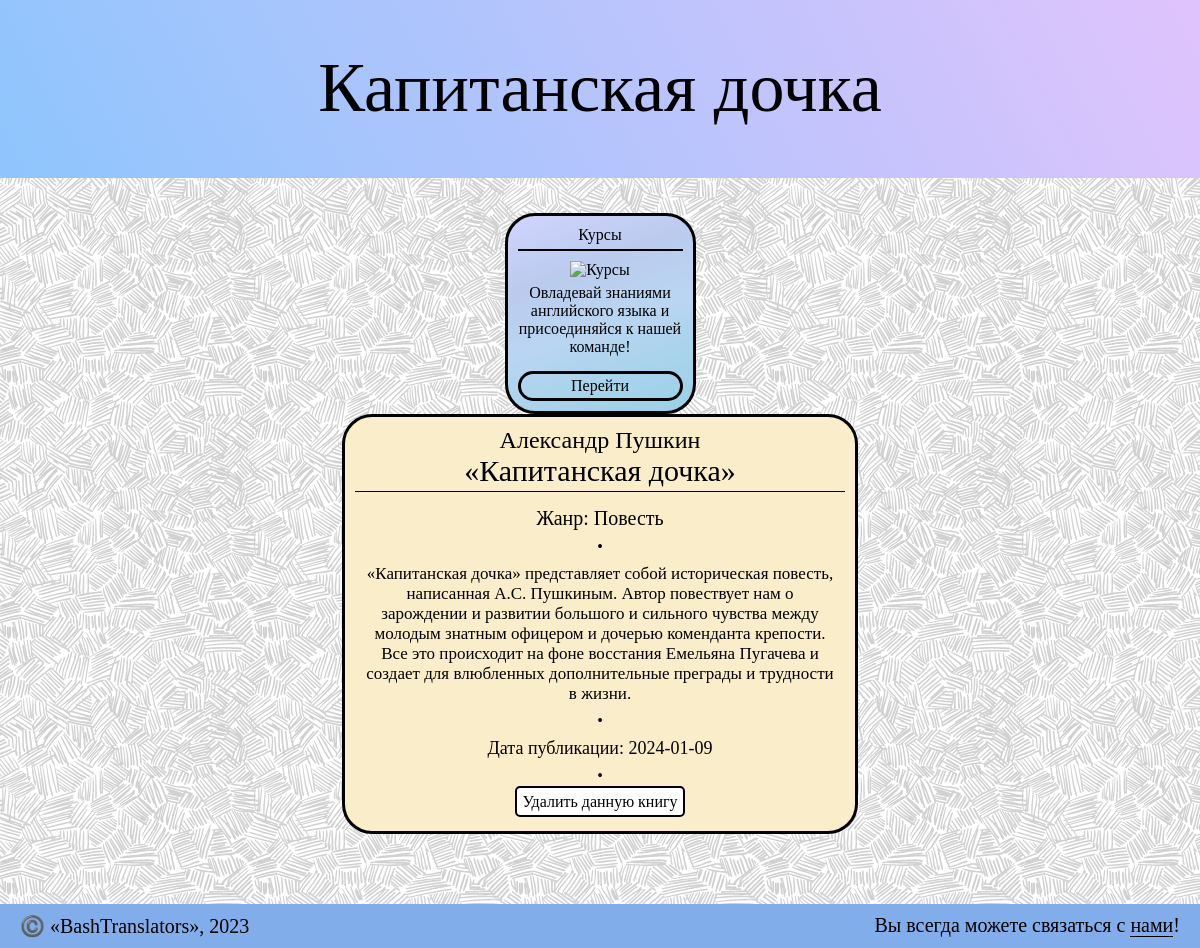
The app's page /book-list/12 with its own data.
### app.py (models this page shows)
class Book(db.Model):
    id = db.Column(db.Integer, primary_key=True)
    author_id = db.Column(db.Integer, db.ForeignKey('author.id'))
    book_name = db.Column(db.String(100), nullable=False)
    genre_id = db.Column(db.Integer, db.ForeignKey('genre.id'))
    book_text = db.Column(db.Text, nullable=False)
    book_release_date = db.Column(db.DateTime, default=datetime.utcnow)

class Author(db.Model):
    id = db.Column(db.Integer, primary_key=True)
    name = db.Column(db.String(50), nullable=False)
    books = db.relationship('Book', backref='author')

class Genre(db.Model):
    id = db.Column(db.Integer, primary_key=True)
    genre = db.Column(db.String(50), nullable=False)
    books_genres = db.relationship('Book', backref='genre')

### app.py (the view)
@app.route('/book-list/<int:id>')
def book_detail(id):
    book = Book.query.get(id)
    author = 'Автор отсутствует в БД'
    genre = 'Отсутствует в БД'
    if book.genre_id != 0:
        genre = Genre.query.join(Book, Genre.id == Book.genre_id).filter(book.genre_id == Genre.id).first().genre
    if book.author_id != 0:
        author = Author.query.join(Book, Author.id == Book.author_id).filter(book.author_id == Author.id).first().name
    return render_template("book_detail.html", book=book, author=author, genre=genre, book_id=id)

### templates/book_detail.html (shortened to what this page needs)
<!doctype html>
<html lang="en">
<head>
    <link href="{{ url_for('static', filename='css/style.css') }}" rel="stylesheet">
</head>
<body>
    <div class="wrapper">
        <header class="header">
            <div class="container">
                <div class="header__row">
                    {{ book.book_name }}
                </div>
            </div>
        </header>
        <div class="content">
            <div class="ad ad__footer">
                <p id="title">Курсы</p>
                <img src="img/ad.png" alt="Курсы">
                <p>Овладевай знаниями английского языка и присоединяйся к нашей команде!</p>
                <a href="https://eng.skillbox.ru/" title="Перейти к курсам" target="_blank">Перейти</a>
            </div>
            <div class="container">
                <div class="block">
                    <div class="block__row">
                            <div class="block__container">
                                <div class="block__container__body">
                                    <div class="alert">
                                        <div style="font-size: 24px;">{{ author }}</div>
                                        <div style="font-size: 30px; margin: 0 0 15px 0; padding: 0 0 3px 0; border-bottom: 1px solid black">«{{ book.book_name }}»</div>
                                        <p style="font-size: 20px">Жанр: {{ genre }}</p>
                                        <p>•</p>
                                        <p style="font-size: 17px; padding: 0 10px">{{ book.book_text }}</p>
                                        <p>•</p>
                                        <p style="font-size: 18px">Дата публикации: {{ book.book_release_date.date() }}</p>
                                        <p>•</p>
                                        <a href="/book-list/{{ book_id }}/delete" class="but">Удалить данную книгу</a>
                                    </div>
                                </div>
                            </div>
                    </div>
                </div>
            </div>
        </div>
        <footer class="footer">
            <div class="footer__row">
                <div class="footer__left">
                    ©️ «BashTranslators», 2023
                </div>
                <div class="footer__right">
                    <p>Вы всегда можете связаться с <a href="/contacts" style="border-bottom: 1px solid black">нами</a>!</p>
                </div>
            </div>
        </footer>
    </div>
</body>
</html>

### static/css/style.css (style rules this page uses)
* { padding: 0; margin: 0; }
body { margin: 0; padding: 0; font-family: Cambria; }
.wrapper { min-height: 100vh; display: flex; flex-direction: column; background-image: url('../img/wallpaper.png'); }
.container { max-width: 1100px; margin: 0 auto; }
a { text-decoration: none; color: black; }
.header { background: linear-gradient(62deg, #8EC5FC 0%, #E0C3FC 100%); height: 177.6px; display: flex; flex-wrap: wrap-reverse; }
.header__row { text-align: center; padding: 3rem; font-size: 70px; }
.content { flex: 1 1 auto; margin: 20px 0 0 0; }
.block { display: flex; flex-direction: column; justify-content: center; }
.block__row { display: flex; flex-direction: column; justify-content: center; align-items: center; }
.block__container { width: 490px; display: flex; border-radius: 30px; padding: 10px 10px 20px; background-color: rgb(250, 237, 202); border: 3px solid black; margin: 0 0 20px 0; }
.block__container__body { display: flex; flex-direction: column; width: 100%; }
.alert { text-align: center; }
.alert p { margin: 8px 0 8px 0; }
.alert a { border: 2px solid black; padding: 5px; border-radius: 5px; background-color: #FFFFFF; color: #000000; }
.footer__row { margin: 50px 0 0 0; padding: 10px; background-color: #81adeb; display: flex; justify-content: space-between; align-items: center; flex-wrap: wrap; }
.footer__left { font-size: 20px; margin: 0 0 0 10px; }
.footer__right { display: flex; align-items: center; font-size: 20px; margin: 0 10px 0 0; flex-wrap: wrap; }
.ad__footer { text-align: center; position: relative; margin: 15px auto 0; display: none; width: 165px; padding: 10px; border: 3px solid black; border-radius: 30px; background: linear-gradient(160deg, rgba(209,212,255,1) 0%, rgba(187,203,238,1) 29%, rgba(185,213,241,1) 55%, rgba(152,209,230,1) 100%); }
.ad #title { border-bottom: 2px solid black; padding: 0 0 5px 0; margin: 0 0 5px 0; }
.ad img { width: 50%; height: 50%; margin: 5px 0 5px 0; }
.ad a { display: block; margin: 15px 0 0 0; padding: 3px; border: 3px solid black; border-radius: 30px; opacity: 1; }
@media screen and (max-width: 1520px) { .ad__footer { display: inherit; } }

### records on screen
Book: book_name "Капитанская дочка", book_text "«Капитанская дочка» представляет собой историческая повесть, написанная А.С. Пушкиным. Автор повествует нам о зарождении и развитии большого и сильного чувства между молодым знатным офицером и дочерью коменданта крепости. Все это происходит на фоне восстания Емельяна Пугачева и создает для влюбленных дополнительные преграды и трудности в жизни.", book_release_date "2024-01-09"
Author: name "Александр Пушкин"
Genre: genre "Повесть"
